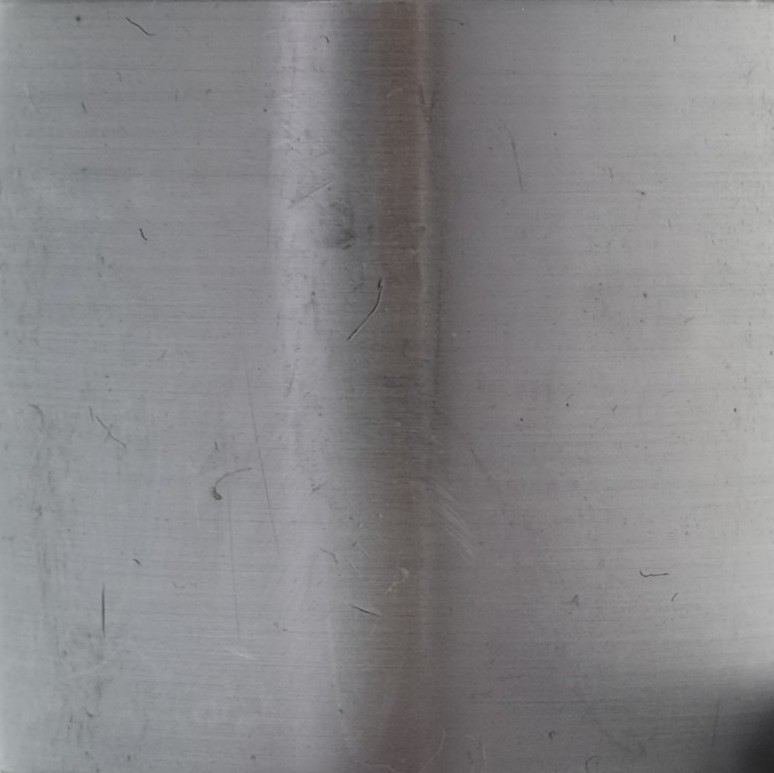
#> input picture test_images/bearing_scrached_fuji_tunnel.jpg, 774 x 773 px
$ jupyter execute --allow-errors bearing_derivatives.ipynb
#> lines starting #> are read from the running program, lines starting #| are printed output that depends on the picture; after the words box and inside, x2 and y2 are one past the last pixel; in counts of white or black regions, pixels touching at a corner belong together
### imtools.py
import os
import numpy as np
import matplotlib.pyplot as plt
from PIL import Image


def load_img(filename, size=(512, 512), color=False, array=True):
    """Load and return an image-object from the standard path."""
#> called with filename = 'bearing_scrached_fuji_tunnel.jpg', size = (512, 512), color = False, array = True
    test_images_path = '/home/tintin/rongheng/cv/test_images/'
    os.chdir(test_images_path)
    img = Image.open(filename)
#> img is the input picture: PIL image 774x773 RGB; mean R, G, B 134.2, 133.6, 135.6

    img.thumbnail(size)
#> img: PIL image 512x511 RGB

    if not color:
        # convert to grayscale
        img = img.convert('L')
#> img: PIL image 512x511 L

    if array:
        # return as np.array
        img_array = np.array(img)
        return img_array
    else:
        # return as Pillow.Image
        return img


def save_img(array, filename):
    Image.fromarray(ar.round().astype(np.uint8)).save(fname)


# [32 lines left out: functions img_list, resize_img, show_hist, eq_hist, not called in this run]


def show_img(img, size=(5, 5), color=False):
    """Display an image given as an np.array."""
    plt.figure(figsize=size)
    if color:
        plt.imshow(img)
    else:
        plt.imshow(img, cmap='gray', vmin=0, vmax=255)
    plt.axis('off')
    plt.show()

### edge_detect_lib.py
"""Functions to calculate image derivatives."""

import numpy as np
import matplotlib.pyplot as plt
import scipy.ndimage as filters


def threshold(img, threshold, percent=False, invert=False):
    if percent:
        threshold = img.max() * threshold

    """Replace all values bellow a given threshold with 0 rest 255."""
    if invert:
        binary_img = np.where(img >= threshold, 0, 255)
    else:
        binary_img = np.where(img <= threshold, 0, 255)

    return binary_img


# [90 lines left out: functions derivative, harris_response, get_points, overlay_points, not called in this run]

### applications/bearing_derivatives.ipynb
[cell 1]
import numpy as np
from scipy import signal as sg
from scipy.ndimage import filters, measurements as measure, morphology as morph
import sys
sys.path.append("/home/tintin/rongheng/cv/")
from imtools import load_img, show_img
from edge_detect_lib import get_points, overlay_points, threshold

img = load_img("bearing_scrached_fuji_tunnel.jpg")

[cell 2]
# Sharpening
sharpen = np.array([[0, -1, 0],
                    [-1, 5, -1],
                    [0, -1, 0]])

sharpend_img = sg.convolve(sharpen, img, 'valid')
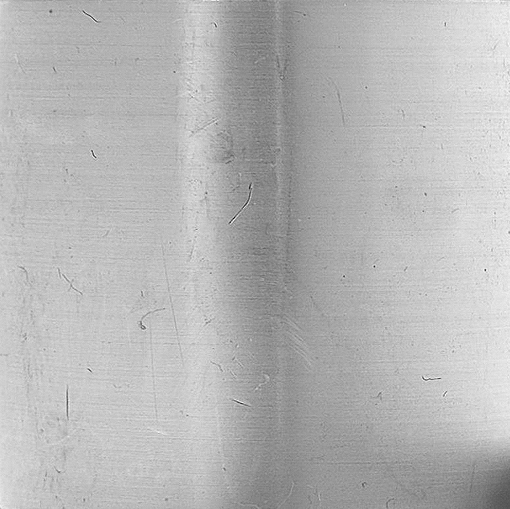
#> sharpend_img: shape (509, 510) int64; min -51, max 207, mean 134; drawn with min black and max white
show_img(sharpend_img)

[cell 3]
# Edge Detection
sigma = 1

img_x = np.zeros(sharpend_img.shape)
img_y = np.zeros(sharpend_img.shape)

filters.gaussian_filter(sharpend_img, (sigma, sigma), (0, 1), img_x)
filters.gaussian_filter(sharpend_img, (sigma, sigma), (1, 0), img_y)
magnitude = np.sqrt(img_x**2 + img_y**2)
show_img(magnitude, color=True)
#> call 2 of show_img, with size = (5, 5), color = True
#> in show_img (call 2), `plt.show()`:
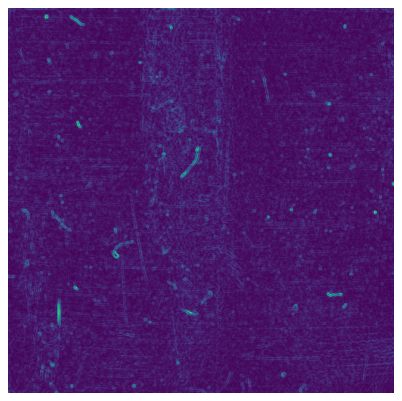
#> figure drawn by matplotlib, 1 panel
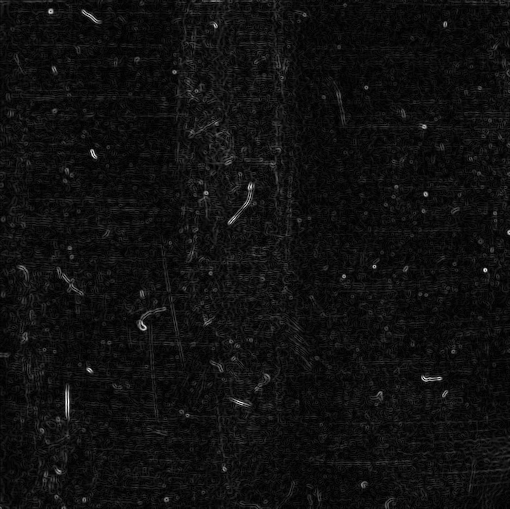
#> magnitude: shape (509, 510) float64; min 0.00123, max 35.16, mean 2.2; drawn with min black and max white

scratches = threshold(magnitude, 0.5, percent=True)
show_img(scratches,color=True)
#> call 3 of show_img, with size = (5, 5), color = True
#> in show_img (call 3), `plt.show()`:
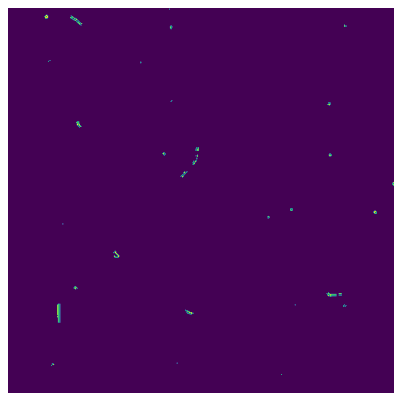
#> figure drawn by matplotlib, 1 panel
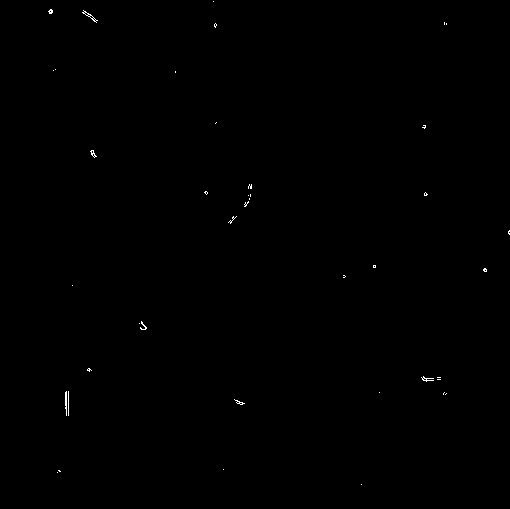
#> scratches: shape (509, 510) int64; 0.14% white in thin lines or dots, all inside (x1, y1, x2, y2) = (48, 1, 510, 485)

[cell 4]
# Morphology
binary_img = scratches.astype(bool)  # make binary
binary_img = np.logical_not(binary_img)  # invert

struct_elem = morph.generate_binary_structure(2, 1)
print(struct_elem.astype(int))

#scratches_dial = morph.binary_dilation(binary_img, struct_elem, 1)
#> (the rest of this cell did not finish here and is left out)

#> (a cell that did not finish here is left out)

#> (a cell that did not finish here is left out)
